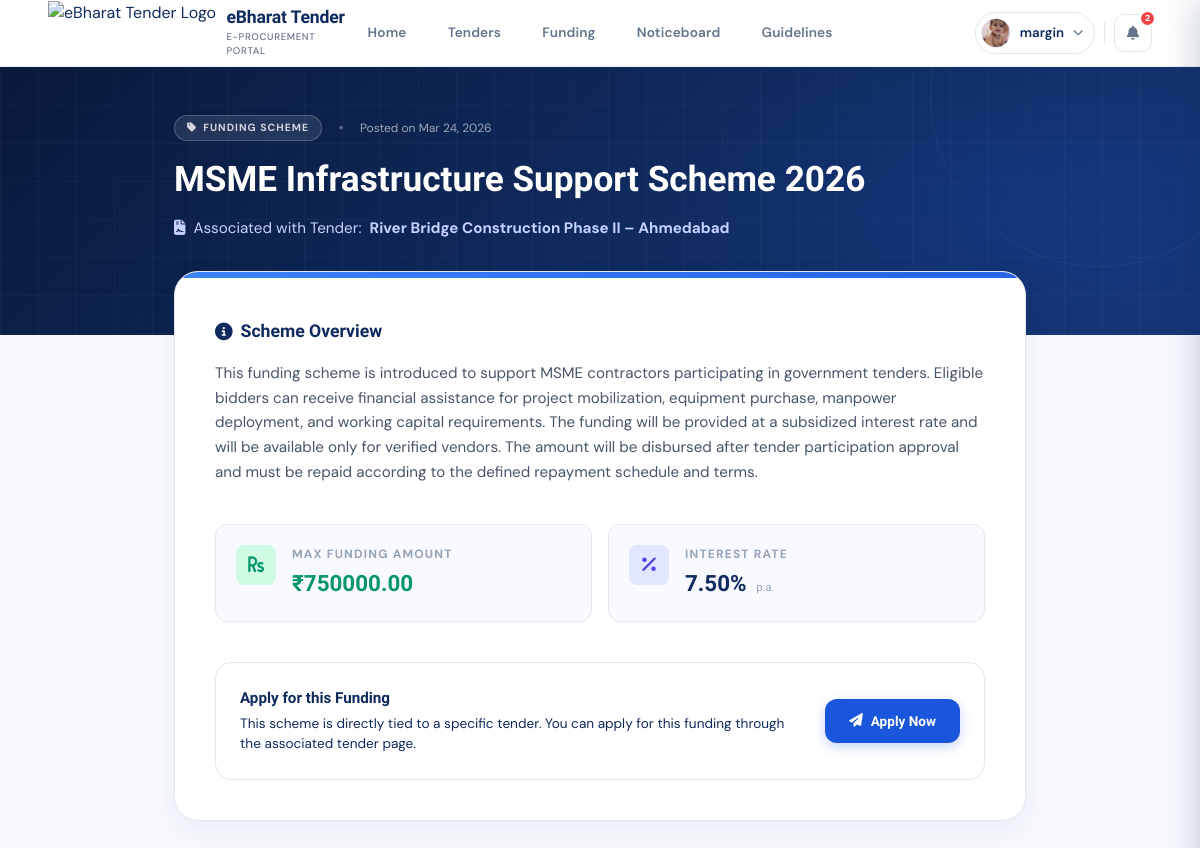
Page /fundingDetails/1/ (signed in) on the committed database.
### accounts/models.py (models this page shows, shortened)
class UserProfile(models.Model):
    ROLE_CHOICES = (
        ('creator', 'Tender Creator / Department'),
        ('bidder', 'Bidder / Vendor'),
    )
    STATUS_CHOICES = (
        ('pending', 'Pending'),
        ('approved', 'Approved'),
        ('rejected', 'Rejected'),
    )
    user = models.OneToOneField(User, on_delete=models.CASCADE)
    full_name = models.CharField(max_length=150, blank=True, null=True)
    profile_pic = models.ImageField(upload_to='profile_pic/', null=True, blank=True)
    mobile = models.CharField(max_length=15, blank=True, null=True)
    address = models.TextField(blank=True, null=True)
    gov_id_type = models.CharField(max_length=50, blank=True, null=True)
    gov_id_number = models.CharField(max_length=50, blank=True, null=True)
    gov_id_upload = models.FileField(upload_to='gov_id/', blank=True, null=True)
    designation = models.CharField(max_length=100, blank=True, null=True)
    role = models.CharField(max_length=20, choices=ROLE_CHOICES, blank=True, null=True)
    status = models.CharField(
        max_length=20,
        choices=STATUS_CHOICES,
        default='pending'
    )
    admin_remark = models.TextField(blank=True, null=True)
    created_at = models.DateTimeField(auto_now_add=True)

### funding/models.py (models this page shows, shortened)
class Funding(models.Model):
    tender = models.ForeignKey(Tenderss, on_delete=models.SET_NULL, null=True, blank=True, related_name='fundings')
    title = models.CharField(max_length=255)
    description = models.TextField()
    interest_rate = models.DecimalField(max_digits=5, decimal_places=2, help_text="Annual interest rate in %")
    max_amount = models.DecimalField(max_digits=15, decimal_places=2)
    created_at = models.DateTimeField(auto_now_add=True)

### tenders/models.py (models this page shows, shortened)
class Tenderss(models.Model):
    STATUS_CHOICES = (
        ('open', 'Open'),
        ('closed', 'Closed'),
        ('draft', 'Draft'),
        ('awarded', 'Awarded'),
    )
    title = models.CharField(max_length=255)
    department = models.CharField(max_length=255)
    category = models.CharField(max_length=100)
    description = models.TextField()
    estimated_value = models.DecimalField(max_digits=15, decimal_places=2)
    emd_amount = models.DecimalField(max_digits=15, decimal_places=2)
    publish_date = models.DateField()
    closing_date = models.DateField()
    pre_bid_meeting = models.DateTimeField(null=True, blank=True)
    location = models.CharField(max_length=255)
    status = models.CharField(max_length=20, choices=STATUS_CHOICES, default='open')
    document = models.FileField(upload_to='tender_documents/')
    tender_id = models.CharField(max_length=50, unique=True, blank=True, null=True)
    created_by = models.ForeignKey(User, on_delete=models.CASCADE)
    created_at = models.DateTimeField(auto_now_add=True)

### public/views.py (the view)
# urls.py: path('fundingDetails/<int:funding_id>/', views.fundingDetails, name='fundingDetails'),
def fundingDetails(request, funding_id):
    funding = get_object_or_404(Funding, id=funding_id)
    return render(request, 'fundingDetails.html', {'funding': funding})

### accounts/context_processors.py (called while the page is built)
def notifications(request):
    if request.user.is_authenticated:
        user_notifications = Notification.objects.filter(user=request.user).order_by('-created_at')
        unread_count = user_notifications.filter(is_read=False).count()
        return {
            'notifications': user_notifications,
            'unread_count': unread_count,
        }
    return {
        'notifications': [],
        'unread_count': 0,
    }

### public/templates/fundingDetails.html (shortened to what this page needs)
{% extends "base.html" %}
{% load static %}
{% block content %}
<div class="bg-[#f8faff] min-h-screen pb-16">
  <div class="detail-hero relative overflow-hidden pt-12 pb-24"
       style="background: linear-gradient(135deg, #09193a 0%, #0f2a5e 52%, #163472 100%);">
    <div class="absolute inset-0 pointer-events-none"
         style="background: radial-gradient(ellipse 48% 100% at 88% 50%, rgba(26,86,219,0.17) 0%, transparent 68%);"></div>
    <div class="relative z-[1] max-w-[900px] mx-auto px-4 sm:px-6">
      <div class="flex items-center gap-2 mb-4">
        <span class="inline-flex items-center gap-[6px] px-3 py-1 rounded-full text-[0.65rem] font-bold uppercase tracking-widest bg-white/10 text-white/80 border border-white/20">
          <i class="fas fa-tag"></i> Funding Scheme
        </span>
        <span class="mx-2 text-white/30">•</span>
        <span class="font-dmSans text-[0.75rem] text-white/60">Posted on {{ funding.created_at|date:"M d, Y" }}</span>
      </div>
      <h1 class="font-sora text-[1.8rem] sm:text-[2.2rem] font-extrabold text-white leading-tight mb-4">
        {{ funding.title }}
      </h1>
      {% if funding.tender %}
      <p class="font-dmSans text-[0.95rem] text-indigo-200 flex items-center gap-2">
        <i class="fas fa-file-contract"></i> Associated with Tender: <strong>{{ funding.tender.title }}</strong>
      </p>
      {% endif %}
    </div>
  </div>
  <div class="max-w-[900px] mx-auto px-4 sm:px-6 relative z-10 -mt-16">
    <div class="bg-white rounded-[1.5rem] border border-slate-200 shadow-[0_8px_30px_rgba(15,42,94,0.08)] overflow-hidden">
      <div class="h-1.5 w-full" style="background: linear-gradient(90deg, #3b82f6, #2563eb);"></div>
      <div class="p-8 sm:p-10">
        <h3 class="font-sora text-[1.1rem] font-bold text-[#0f2a5e] mb-4 flex items-center gap-2">
          <i class="fas fa-info-circle text-blue-500"></i> Scheme Overview
        </h3>
        <p class="font-dmSans text-[0.95rem] text-slate-600 leading-relaxed mb-10 whitespace-pre-wrap">{{ funding.description }}</p>
        <div class="grid grid-cols-1 sm:grid-cols-2 gap-4 mb-10">
          <div class="bg-[#f8faff] rounded-xl p-5 border border-blue-50/50 flex items-start gap-4">
            <div class="w-10 h-10 rounded-lg bg-emerald-100 flex items-center justify-center text-emerald-600 flex-shrink-0">
              <i class="fas fa-rupee-sign text-lg"></i>
            </div>
            <div>
              <p class="font-dmSans text-[0.75rem] text-slate-400 uppercase tracking-widest font-bold mb-1">Max Funding Amount</p>
              <p class="font-sora text-[1.4rem] font-extrabold text-emerald-600">₹{{ funding.max_amount }}</p>
            </div>
          </div>
          <div class="bg-[#f8faff] rounded-xl p-5 border border-blue-50/50 flex items-start gap-4">
            <div class="w-10 h-10 rounded-lg bg-indigo-100 flex items-center justify-center text-indigo-600 flex-shrink-0">
              <i class="fas fa-percent text-lg"></i>
            </div>
            <div>
              <p class="font-dmSans text-[0.75rem] text-slate-400 uppercase tracking-widest font-bold mb-1">Interest Rate</p>
              <p class="font-sora text-[1.4rem] font-extrabold text-[#0f2a5e]">{{ funding.interest_rate }}% <span class="text-[0.7rem] text-slate-400 font-normal ml-1">p.a.</span></p>
            </div>
          </div>
        </div>
        {% if funding.tender %}
          <div class="bg-blue-50 p-6 rounded-2xl border border-blue-100 flex flex-col sm:flex-row items-center justify-between gap-6">
            <div>
              <h4 class="font-sora text-[0.95rem] font-bold text-[#0f2a5e] mb-1">Apply for this Funding</h4>
              <p class="font-dmSans text-[0.85rem] text-blue-800">This scheme is directly tied to a specific tender. You can apply for this funding through the associated tender page.</p>
            </div>
            <a href="{% url 'funding:apply_funding' funding.id funding.tender.id %}" class="flex-shrink-0 inline-flex items-center justify-center gap-2 px-6 py-3 bg-[#1a56db] hover:bg-[#0f2a5e] text-white font-sora text-[0.85rem] font-bold rounded-xl shadow-[0_4px_12px_rgba(26,86,219,0.25)] transition-all">
              <i class="fas fa-paper-plane"></i> Apply Now
            </a>
          </div>
        {% endif %}
      </div>
    </div>
  </div>
</div>
{% endblock %}

### public/templates/base.html (shortened to what this page needs)
{% load static %}
<!DOCTYPE html>
<html lang="en">
<head>
  <link href="https://cdnjs.cloudflare.com/ajax/libs/font-awesome/6.5.1/css/all.min.css" rel="stylesheet">
  <script src="https://cdn.tailwindcss.com"></script>
</head>
<body class="font-dmSans bg-surface text-navy min-h-screen">
<header class="sticky top-0 z-[100] bg-white/[0.98] backdrop-blur-[16px]
               border-b border-[rgba(15,42,94,0.08)] shadow-[0_1px_0_rgba(15,42,94,0.08)]">
  <div class="max-w-[1600px] w-full mx-auto px-6 lg:px-12 h-[66px] flex items-center justify-between">
    <a href="/" class="flex flex-1 items-center gap-[0.65rem] no-underline flex-shrink-0">
      <img src="{% static 'images/logo/logo-icon.png' %}"
           class="h-[65px] w-auto block flex-shrink-0" alt="eBharat Tender Logo">
      <div>
        <span class="font-sora font-extrabold text-[1.1rem] text-navy leading-tight tracking-[-0.01em] block">
          eBharat Tender
        </span>
        <span class="block text-[0.6rem] font-medium text-muted tracking-[0.07em] uppercase mt-px">
          e-Procurement Portal
        </span>
      </div>
    </a>
    <nav class="hidden md:flex flex-none items-center justify-center gap-[6px]">
      <a href="/" class="nav-link {% if request.path == '/' %}active{% endif %} px-[1.1rem] py-[0.45rem] rounded-[10px] text-[0.85rem] font-semibold text-muted no-underline tracking-[0.01em] whitespace-nowrap">
        Home
      </a>
      <a href="/tenders/" class="nav-link {% if '/tenders/' in request.path %}active{% endif %} px-[1.1rem] py-[0.45rem] rounded-[10px] text-[0.85rem] font-semibold text-muted no-underline tracking-[0.01em] whitespace-nowrap">
        Tenders
      </a>
      <a href="/funding/" class="nav-link {% if '/funding/' in request.path %}active{% endif %} px-[1.1rem] py-[0.45rem] rounded-[10px] text-[0.85rem] font-semibold text-muted no-underline tracking-[0.01em] whitespace-nowrap">
        Funding
      </a>
      <a href="/noticeboard/" class="nav-link {% if '/noticeboard/' in request.path %}active{% endif %} px-[1.1rem] py-[0.45rem] rounded-[10px] text-[0.85rem] font-semibold text-muted no-underline tracking-[0.01em] whitespace-nowrap">
        Noticeboard
      </a>
      <a href="/guidelines/" class="nav-link {% if '/guidelines/' in request.path %}active{% endif %} px-[1.1rem] py-[0.45rem] rounded-[10px] text-[0.85rem] font-semibold text-muted no-underline tracking-[0.01em] whitespace-nowrap">
        Guidelines
      </a>
    </nav>
    <div class="flex flex-1 items-center justify-end gap-[0.4rem]">
      {% if user.is_authenticated %}
      <div class="relative">
        <button id="profileBtn" aria-expanded="false"
                class="profile-btn flex items-center gap-[0.55rem] px-[0.7rem] py-[0.3rem] pl-[0.3rem]
                       rounded-full border-[1.5px] border-border bg-white cursor-pointer
                       transition-all duration-[0.18s]
                       hover:border-blue-light hover:bg-surface hover:shadow-[0_2px_8px_rgba(59,130,246,0.12)]">
          {% if user.userprofile.profile_pic %}
            <img src="{{ user.userprofile.profile_pic.url }}"
                 class="w-[30px] h-[30px] rounded-full object-cover border-[1.5px] border-border" alt="Profile">
          {% else %}
            <img src="{% static 'images/logo/default-profile.png' %}"
                 class="w-[30px] h-[30px] rounded-full object-cover border-[1.5px] border-border" alt="Profile">
          {% endif %}
          <span class="hidden sm:block text-[0.83rem] font-semibold text-navy
                       max-w-[120px] overflow-hidden text-ellipsis whitespace-nowrap">
            {{ user.username }}
          </span>
          <i class="fas fa-chevron-down profile-chevron text-[0.65rem] text-muted"></i>
        </button>
      </div>
      <div class="relative">
        <button id="notificationBtn" aria-label="Notifications"
                class="w-[38px] h-[38px] rounded-[10px] border-[1.5px] border-border bg-white
                       flex items-center justify-center text-muted text-[0.88rem] cursor-pointer
                       relative transition-all duration-[0.18s]
                       hover:border-blue-light hover:text-blue hover:bg-blue-50
                       hover:-translate-y-px hover:shadow-[0_2px_8px_rgba(59,130,246,0.15)]">
          <i class="fas fa-bell"></i>
          {% if unread_count > 0 %}
          <span id="notificationBadge"
                class="notif-badge absolute -top-[5px] -right-[5px]
                       bg-red-500 text-white text-[0.56rem] font-extrabold
                       min-w-[17px] h-[17px] rounded-[9px] flex items-center justify-center
                       px-[3px] border-2 border-white leading-none">
            {{ unread_count }}
          </span>
          {% endif %}
        </button>
      </div>
      {% endif %}
    </div>
  </div>
</header>
<main class="min-h-[70vh]">
  {% block content %}{% endblock %}
</main>
</body>
</html>

### public/templates/base.html (style rules this page uses)
*, *::before, *::after { box-sizing: border-box; margin: 0; padding: 0; }
body { -webkit-font-smoothing: antialiased; }
h1,h2,h3,h4,h5,h6 { font-family: 'Sora', sans-serif; }
.nav-link { position: relative; transition: color 0.2s ease, background-color 0.2s ease; }
.nav-link::after { content: ''; position: absolute; bottom: 2px; left: 50%; transform: translateX(-50%) scaleX(0); width: 80%; height: 2.5px; background: #1a56db; border-radius: 2px; transition: transform 0.3s cubic-bezier(0.16,1,0.3,1); transform-origin: center; }
.notif-badge { animation: badge-pop 0.3s cubic-bezier(0.175,0.885,0.32,1.275); }
.profile-chevron { transition: transform 0.2s; }

### public/templates/fundingDetails.html (style rules this page uses)
.detail-hero::before { content: ''; position: absolute; inset: 0; pointer-events: none; background-image: linear-gradient(rgba(255,255,255,0.028) 1px, transparent 1px), linear-gradient(90deg, rgba(255,255,255,0.028) 1px, transparent 1px); background-size: 38px 38px; }
.detail-hero::after { content: ''; position: absolute; width: 340px; height: 340px; border-radius: 50%; border: 1px solid rgba(255,255,255,0.05); right: -70px; top: -140px; pointer-events: none; }

### rows in the picture
Funding: created_at "Mar 24, 2026", title "MSME Infrastructure Support Scheme 2026", tender "River Bridge Construction Phase II – Ahmedabad", description "This funding scheme is introduced to support MSME contractors participating in government tenders. Eligible bidders can receive financial assistance for project mobilization, equipment purchase, manpower deployment, and working capital requirements. The funding will be provided at a subsidized interest rate and will be available only for verified vendors. The amount will be disbursed after tender participation approval and must be repaid according to the defined repayment schedule and terms.", max_amount "750000.00", interest_rate "7.50"

### other values in the picture
{{ user.username }} "margin"
{{ unread_count }} "2"
